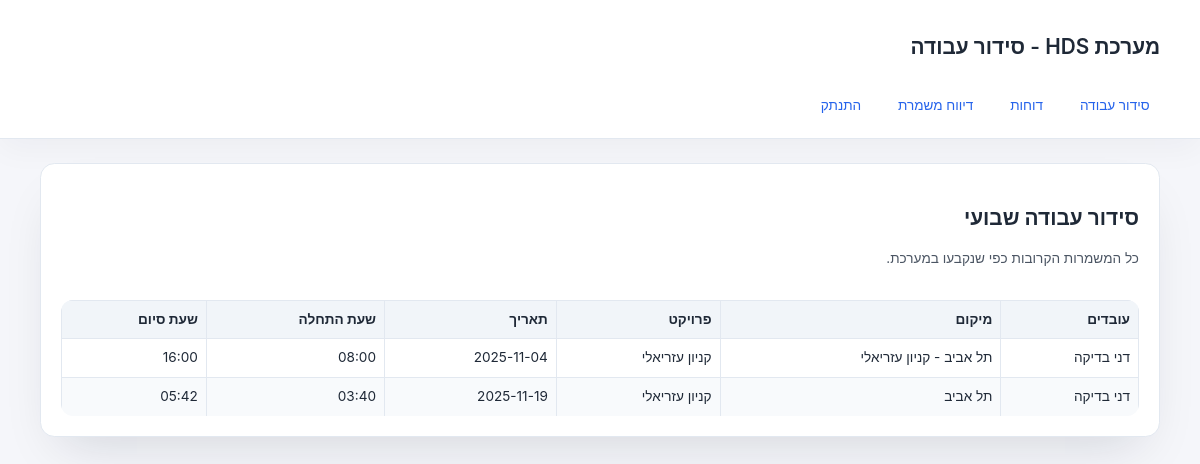
Page / (signed in) on the committed database.
### tables this page shows
CREATE TABLE shifts (
        id INTEGER PRIMARY KEY AUTOINCREMENT,
        employee_id INTEGER,
        project_id INTEGER,
        date TEXT,
        start_time TEXT,
        end_time TEXT, location TEXT,
        FOREIGN KEY(employee_id) REFERENCES employees(id),
        FOREIGN KEY(project_id) REFERENCES projects(id)
    );

### app/main.py (the view)
@app.get("/", response_class=HTMLResponse) #א.י - סידור עבודה אישי או כללי לפרוייקט?
def root(request: Request):
    if not request.session.get("employee_id"):
        return RedirectResponse("/login", status_code=303)
    conn = get_connection()
    cur = conn.cursor()
    cur.execute("""
        SELECT
            s.id,
            COALESCE(GROUP_CONCAT(e.name, ', '), '-') AS employees,
            p.name AS project,
            s.location,
            s.date,
            s.start_time,
            s.end_time
        FROM shifts s
        LEFT JOIN projects p ON s.project_id = p.id
        LEFT JOIN ShiftAssignments sa ON sa.shift_id = s.id
        LEFT JOIN employees e ON sa.employee_id = e.id
        GROUP BY s.id, p.name, s.location, s.date, s.start_time, s.end_time
        ORDER BY s.date, s.start_time
    """)
    shifts = cur.fetchall()
    conn.close()
    message = request.query_params.get("message")
    error = request.query_params.get("error")
    return templates.TemplateResponse(
        "schedule.html",
        {
            "request": request,
            "shifts": shifts,
            "message": message,
            "error": error,
        }
    )

### app/templates/schedule.html (shortened to what this page needs)
{% extends "base.html" %}
{% block content %}
<div class="card">
  <div class="flex md:justify-between md:items-center flex-col md:flex-row gap-3 mb-4">
    <div>
      <h2 class="text-xl font-semibold mb-2">סידור עבודה שבועי</h2>
      <p class="text-sm text-gray-600">כל המשמרות הקרובות כפי שנקבעו במערכת.</p>
    </div>
  </div>
  <table class="w-full text-sm">
    <thead class="bg-gray-200">
        <tr>
            <th class="p-2 border">עובדים</th>
            <th class="p-2 border">מיקום</th>
            <th class="p-2 border">פרויקט</th>
            <th class="p-2 border">תאריך</th>
            <th class="p-2 border">שעת התחלה</th>
            <th class="p-2 border">שעת סיום</th>
        </tr>
    </thead>
    <tbody>
        {% for shift in shifts %}
        <tr>
            <td class="p-2 border">{{ shift['employees'] or '-' }}</td>
            <td class="p-2 border">{{ shift['location'] or '-' }}</td>
            <td class="p-2 border">{{ shift['project'] or '-' }}</td>
            <td class="p-2 border">{{ shift['date'] }}</td>
            <td class="p-2 border">{{ shift['start_time'] }}</td>
            <td class="p-2 border">{{ shift['end_time'] }}</td>
        </tr>
        {% else %}
        <tr><td colspan="6" class="text-center p-4 text-gray-500">אין נתונים להצגה</td></tr>
        {% endfor %}
    </tbody>
</table>
</div>
{% endblock %}

### app/static/style.css (style rules this page uses)
:root { color-scheme: light; --bg-page: #f5f6fa; --bg-card: #ffffff; --border-muted: #e2e8f0; --border-strong: #cbd5f5; --text-main: #1f2937; --text-muted: #6b7280; --brand-primary: #2563eb; --brand-primary-dark: #1d4ed8; --brand-accent: #0ea5e9; --success-bg: #ecfdf5; --success-border: #bbf7d0; --success-text: #047857; --error-bg: #fef2f2; --error-border: #fecaca; --error-text: #b91c1c; }
* { box-sizing: border-box; }
body { font-family: "Heebo", -apple-system, BlinkMacSystemFont, "Segoe UI", sans-serif; direction: rtl; background: var(--bg-page); margin: 0; color: var(--text-main); line-height: 1.6; }
table { width: 100%; border-collapse: collapse; background: var(--bg-card); overflow: hidden; border-radius: 0.75rem; }
thead tr { background: #f1f5f9; }
th, td { border-bottom: 1px solid var(--border-muted); padding: 0.75rem; text-align: right; }
tbody tr:last-child td { border-bottom: none; }
tbody tr:nth-child(even) { background: #f8fafc; }
.bg-gray-100 { background: var(--bg-page) !important; }
.bg-gray-200 { background: #f1f5f9 !important; }
.border { border: 1px solid var(--border-muted); }
.text-sm { font-size: 0.85rem; }
.text-xl { font-size: 1.3rem; }
.font-semibold { font-weight: 600; }
.text-gray-600 { color: #4b5563; }
.mb-2 { margin-bottom: 0.5rem; }
.mb-4 { margin-bottom: 1rem; }
.p-2 { padding: 0.5rem; }
.w-full { width: 100%; }
.flex { display: flex; }
.flex-col { flex-direction: column; }
.gap-3 { gap: 0.75rem; }
.card { background: var(--bg-card); border: 1px solid var(--border-muted); border-radius: 0.9rem; padding: 1.25rem; box-shadow: 0 25px 50px -20px rgba(15, 23, 42, 0.15); }

### rows in the picture
shifts: shift "דני בדיקה", location "תל אביב - קניון עזריאלי", shift "קניון עזריאלי", date "2025-11-04", start_time "08:00", end_time "16:00"
shifts: shift "דני בדיקה", location "תל אביב", shift "קניון עזריאלי", date "2025-11-19", start_time "03:40", end_time "05:42"
